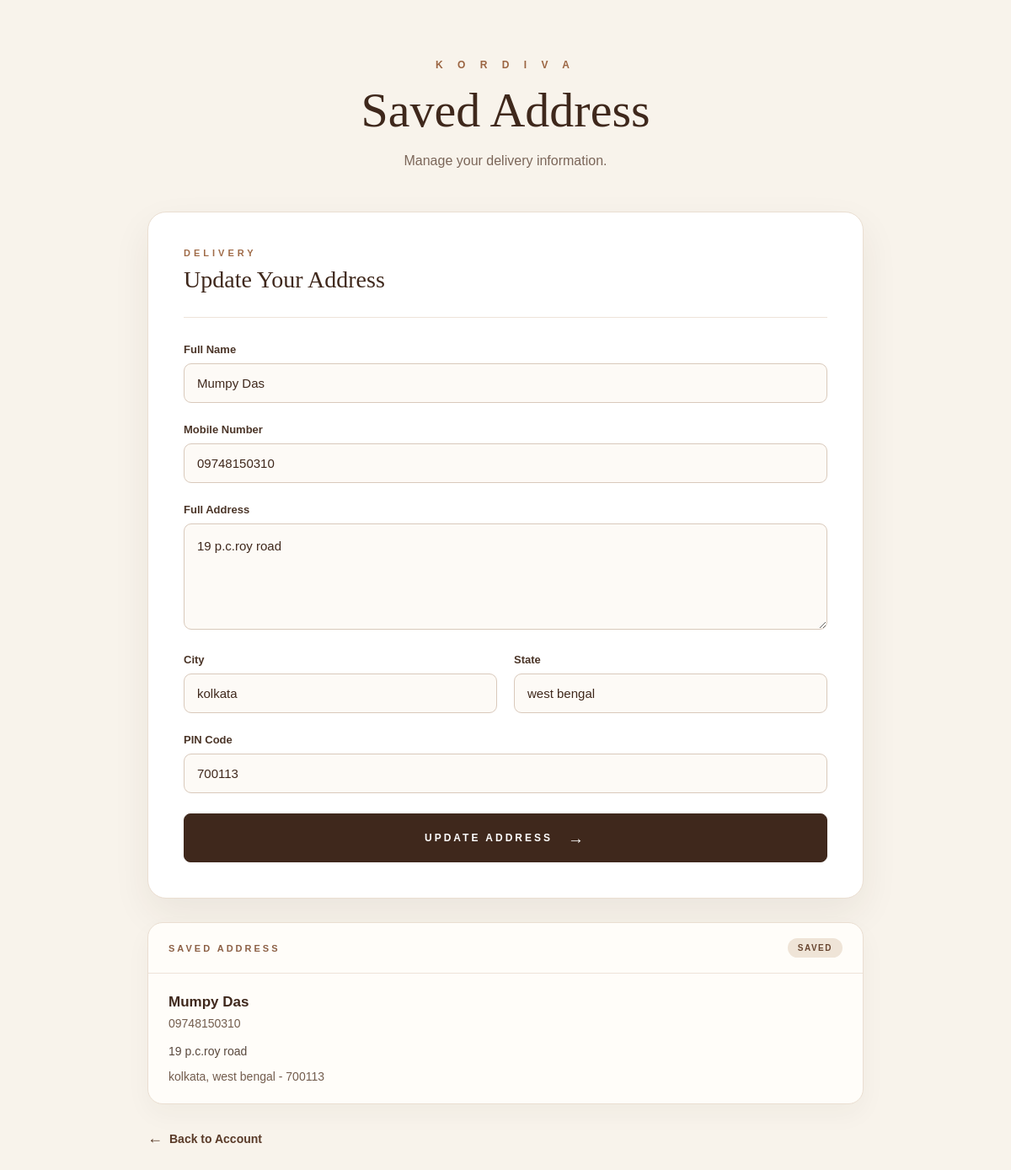
Screenshot of /saved-address/ (signed in) with the database file from the repository.
### products/models.py (models this page shows, shortened)
class SavedAddress(models.Model):
    user = models.OneToOneField(
        'auth.User',
        on_delete=models.CASCADE,
        related_name='saved_address'
    )
    full_name = models.CharField(
        max_length=200
    )
    mobile = models.CharField(
        max_length=15
    )
    address = models.TextField()
    city = models.CharField(
        max_length=100
    )
    state = models.CharField(
        max_length=100
    )
    pin = models.CharField(
        max_length=10
    )
    created_at = models.DateTimeField(
        auto_now_add=True
    )
    updated_at = models.DateTimeField(
        auto_now=True
    )

### products/views.py (the view, shortened to what this page needs)
def saved_address(request):
    if not request.user.is_authenticated:
        return redirect("login")
    address = SavedAddress.objects.filter(
        user=request.user
    ).first()
    return render(
        request,
        "products/saved_address.html",
        {
            "address": address
        }
    )

### products/templates/products/saved_address.html (shortened to what this page needs)
{% load static %}
<!DOCTYPE html>
<html lang="en">
<head>
    <link rel="stylesheet"
          href="{% static 'products/saved_address.css' %}">
</head>
<body>
<section class="saved-address-page">
    <div class="saved-address-container">
        <div class="saved-address-heading">
            <span class="address-label">
                K O R D I V A
            </span>
            <h1>
                Saved Address
            </h1>
            <p>
                Manage your delivery information.
            </p>
        </div>
        <div class="address-card">
            <div class="address-card-header">
                <div>
                    <span class="section-label">
                        DELIVERY
                    </span>
                    <h2>
                        {% if address %}
                            Update Your Address
                        {% else %}
                            Add Your Address
                        {% endif %}
                    </h2>
                </div>
            </div>
            <form method="POST"
                  class="address-form"
                  id="savedAddressForm">
                <div class="form-group">
                    <label for="full_name">
                        Full Name
                    </label>
                    <input
                        type="text"
                        id="full_name"
                        name="full_name"
                        placeholder="Enter your full name"
                        value="{% if address %}{{ address.full_name }}{% endif %}"
                        required
                    >
                </div>
                <div class="form-group">
                    <label for="mobile">
                        Mobile Number
                    </label>
                    <input
                        type="tel"
                        id="mobile"
                        name="mobile"
                        placeholder="Enter your mobile number"
                        value="{% if address %}{{ address.mobile }}{% endif %}"
                        maxlength="15"
                        required
                    >
                </div>
                <div class="form-group">
                    <label for="address">
                        Full Address
                    </label>
                    <textarea
                        id="address"
                        name="address"
                        rows="4"
                        placeholder="House / Flat, Street, Area"
                        required
                    >{% if address %}{{ address.address }}{% endif %}</textarea>
                </div>
                <div class="form-row">
                    <div class="form-group">
                        <label for="city">
                            City
                        </label>
                        <input
                            type="text"
                            id="city"
                            name="city"
                            placeholder="Enter city"
                            value="{% if address %}{{ address.city }}{% endif %}"
                            required
                        >
                    </div>
                    <div class="form-group">
                        <label for="state">
                            State
                        </label>
                        <input
                            type="text"
                            id="state"
                            name="state"
                            placeholder="Enter state"
                            value="{% if address %}{{ address.state }}{% endif %}"
                            required
                        >
                    </div>
                </div>
                <div class="form-group">
                    <label for="pin">
                        PIN Code
                    </label>
                    <input
                        type="text"
                        id="pin"
                        name="pin"
                        placeholder="Enter PIN code"
                        value="{% if address %}{{ address.pin }}{% endif %}"
                        maxlength="10"
                        required
                    >
                </div>
                <button
                    type="submit"
                    class="save-address-btn"
                    id="saveAddressBtn"
                >
                    <span>
                        {% if address %}
                            UPDATE ADDRESS
                        {% else %}
                            SAVE ADDRESS
                        {% endif %}
                    </span>
                    <span class="save-arrow">
                        →
                    </span>
                </button>
            </form>
        </div>
        {% if address %}
        <div class="saved-preview">
            <div class="preview-header">
                <span>
                    SAVED ADDRESS
                </span>
                <span class="saved-badge">
                    SAVED
                </span>
            </div>
            <div class="preview-content">
                <strong>
                    {{ address.full_name }}
                </strong>
                <span>
                    {{ address.mobile }}
                </span>
                <p>
                    {{ address.address }}
                </p>
                <span>
                    {{ address.city }},
                    {{ address.state }}
                    - {{ address.pin }}
                </span>
            </div>
        </div>
        {% endif %}
        <a href="{% url 'account' %}"
           class="back-account">
            <span>
                ←
            </span>
            Back to Account
        </a>
    </div>
</section>
</body>
</html>

### products/static/products/saved_address.css (style rules this page uses)
* { margin: 0; padding: 0; box-sizing: border-box; }
html { scroll-behavior: smooth; }
body { font-family: Arial, Helvetica, sans-serif; background: #f8f3eb; color: #3f281c; min-height: 100vh; }
.saved-address-page { width: 100%; min-height: 100vh; padding: 70px 20px 80px; }
.saved-address-container { width: 100%; max-width: 850px; margin: 0 auto; }
.saved-address-heading { text-align: center; margin-bottom: 48px; }
.address-label { display: block; font-size: 12px; letter-spacing: 7px; font-weight: 600; color: #9b6542; margin-bottom: 15px; }
.saved-address-heading h1 { font-family: Georgia, "Times New Roman", serif; font-size: 58px; font-weight: 400; line-height: 1.1; color: #3f281c; margin-bottom: 15px; }
.saved-address-heading p { font-size: 16px; color: #7b6659; line-height: 1.6; }
.address-card { background: #ffffff; border: 1px solid #eaded1; border-radius: 22px; padding: 42px; box-shadow: 0 18px 45px rgba(63, 40, 28, 0.07); }
.address-card-header { padding-bottom: 28px; margin-bottom: 30px; border-bottom: 1px solid #eee3d9; }
.section-label { display: block; font-size: 11px; letter-spacing: 4px; color: #a06c49; font-weight: 600; margin-bottom: 10px; }
.address-card-header h2 { font-family: Georgia, "Times New Roman", serif; font-size: 28px; font-weight: 400; color: #3f281c; }
.address-form { width: 100%; }
.form-group { margin-bottom: 24px; }
.form-group label { display: block; font-size: 13px; font-weight: 600; color: #4b3528; margin-bottom: 9px; }
.form-group input, .form-group textarea { width: 100%; border: 1px solid #d9c9bb; border-radius: 9px; background: #fdfaf6; color: #3f281c; padding: 14px 15px; font-family: Arial, Helvetica, sans-serif; font-size: 15px; outline: none; transition: border-color 0.25s ease, box-shadow 0.25s ease, background 0.25s ease; }
.form-group textarea { resize: vertical; min-height: 110px; line-height: 1.6; }
.form-group input::placeholder, .form-group textarea::placeholder { color: #a99a90; }
.form-row { display: grid; grid-template-columns: 1fr 1fr; gap: 20px; }
.save-address-btn { width: 100%; min-height: 58px; margin-top: 8px; border: 1px solid #3f281c; border-radius: 8px; background: #3f281c; color: #ffffff; cursor: pointer; display: flex; align-items: center; justify-content: center; gap: 18px; font-size: 12px; font-weight: 600; letter-spacing: 3px; transition: background 0.25s ease, transform 0.25s ease, box-shadow 0.25s ease; }
.save-arrow { font-size: 19px; line-height: 1; }
.saved-preview { margin-top: 28px; background: #fffdf9; border: 1px solid #eaded1; border-radius: 18px; overflow: hidden; box-shadow: 0 12px 30px rgba(63, 40, 28, 0.04); }
.preview-header { display: flex; align-items: center; justify-content: space-between; padding: 18px 24px; border-bottom: 1px solid #eee3d9; }
.preview-header > span:first-child { font-size: 11px; letter-spacing: 3px; font-weight: 600; color: #8c6045; }
.saved-badge { padding: 6px 12px; border-radius: 30px; background: #efe4d7; color: #68452f; font-size: 10px; font-weight: 700; letter-spacing: 1.5px; }
.preview-content { padding: 24px; display: flex; flex-direction: column; gap: 7px; }
.preview-content strong { font-size: 17px; color: #3f281c; }
.preview-content span { font-size: 14px; color: #735d4e; }
.preview-content p { font-size: 14px; line-height: 1.7; color: #59483d; margin: 7px 0 2px; }
.back-account { display: inline-flex; align-items: center; gap: 8px; margin-top: 30px; color: #593a28; text-decoration: none; font-size: 14px; font-weight: 600; transition: gap 0.25s ease, color 0.25s ease; }
.back-account span { font-size: 18px; }

### rows the page displays
SavedAddress: full_name "Mumpy Das", mobile "09748150310", address "19 p.c.roy road", city "kolkata", state "west bengal", pin "700113"
